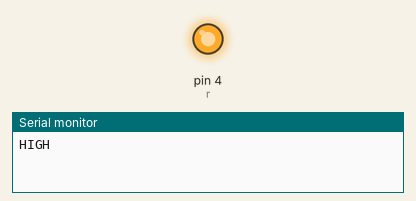
Simulated run of this sketch. Board: Arduino Uno, built with avr-gcc and run on an emulated ATmega328P. On the bench: output pins drawn as LEDs (lit = HIGH), the last lines printed to the serial monitor.

Above: at 1.0 s.
At 3.0 s:
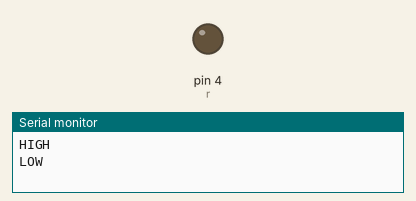
Timing chart, 0 to 5.2 s (numbered marks = the images above):
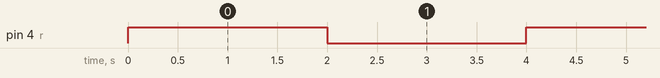

Measured:
- by itself, pin 4 (r): alternates HIGH for 2.0 s and LOW for 2.0 s

The sketch:

relay.ino
```cpp
int r = 4;

void setup() {
  Serial.begin(9600);

  pinMode(r, OUTPUT);
  // put your setup code here, to run once:

}

void loop() {
  // put your main code here, to run repeatedly:

  digitalWrite(r, HIGH);
  Serial.println("HIGH");
  delay(2000);

  digitalWrite(r, LOW);
  Serial.println("LOW");
  delay(2000);
}
```
